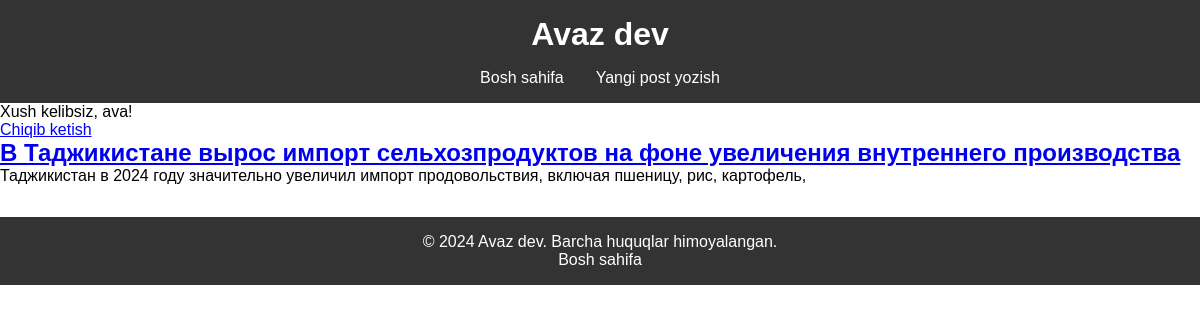
The app's page / (signed in) with its own data.
### blog/models.py (models this page shows, shortened)
class Post(models.Model):
    title = models.CharField(max_length=255)
    author = models.ForeignKey(
        'auth.User',
        on_delete=models.CASCADE,
    )
    body = models.TextField()

### blog/views.py (the view)
# urls.py: path('', BlogListView.as_view(), name='home'),
class BlogListView(ListView):
    model = Post
    template_name = 'home.html'
    context_object_name = 'posts'  # Better context name

### templates/home.html
{% extends 'base.html' %}
{% block content %}
    {% for post in object_list %}
        <div class="post-entry">
            <h2><a href="{% url 'post_detal' post.pk %}">{{ post.title }}</a></h2>
            <p>{{ post.body|slice:":100" }}</p>
        </div>
    {% endfor %}
{% endblock content %}

### templates/base.html (shortened to what this page needs)
{% load static %}
<!DOCTYPE html>
<html lang="en">
<head>
    <link rel="stylesheet" href="{% static 'css/base.css' %}">
</head>
<body>
    <header>
        <h1><a href="{% url 'home' %}">Avaz dev</a></h1>
        <nav>
            <ul>
                <li><a href="{% url 'home' %}">Bosh sahifa</a></li>
                {% if user.is_authenticated %}
                    <li><a href="{% url 'new_post' %}">Yangi post yozish</a></li>
                {% endif %}
            </ul>
        </nav>
    </header>
    {% if user.is_authenticated %}
        <p>Xush kelibsiz, {{ user.username }}!</p>
        <form action="{% url 'logout' %}" method="post">
            <button type="submit" class="logout-button">Chiqib ketish</button>
        </form>
    {% else %}
        <p>
            <a href="{% url 'login' %}">Saytga kirish</a> |
            <a href="{% url 'signup' %}">Ro'yxatdan o'tish</a>
        </p>
    {% endif %}
    <div>
        {% block content %}
        {% endblock content %}
    </div>
    <footer>
        <p>&copy; 2024 Avaz dev. Barcha huquqlar himoyalangan.</p>
        <p><a href="{% url 'home' %}">Bosh sahifa</a></p>
    </footer>
</body>
</html>

### static/css/base.css (style rules this page uses)
body, h1, h2, p, ul, li, a, button { margin: 0; padding: 0; font-family: Arial, sans-serif; }
header { background-color: #333; color: white; padding: 1rem; text-align: center; }
header h1 a { color: white; text-decoration: none; }
nav ul { list-style: none; display: flex; justify-content: center; margin-top: 1rem; }
nav ul li { margin: 0 1rem; }
nav ul li a { color: white; text-decoration: none; }
.logout-button { background: none; border: none; color: blue; text-decoration: underline; cursor: pointer; padding: 0; font-size: inherit; }
footer { background-color: #333; color: white; text-align: center; padding: 1rem; margin-top: 2rem; }
footer a { color: white; text-decoration: none; }

### records on screen
Post: title "В Таджикистане вырос импорт сельхозпродуктов на фоне увеличения внутреннего производства", body "Таджикистан в 2024 году значительно увеличил импорт продовольствия, включая пшеницу, рис, картофель,"

### other values on screen
{{ user.username }} "ava"
